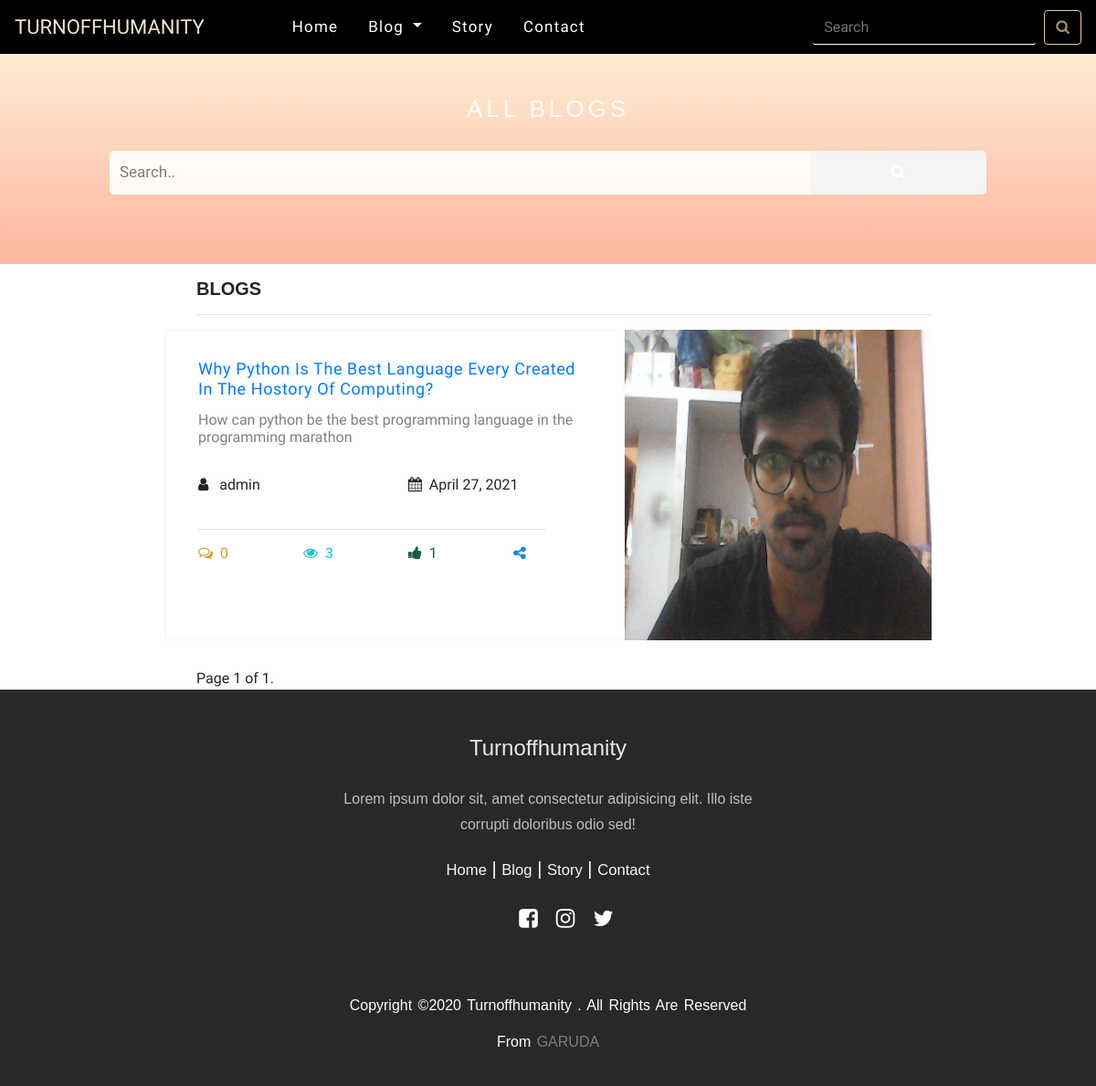
Before: /categories/food with the older database file.
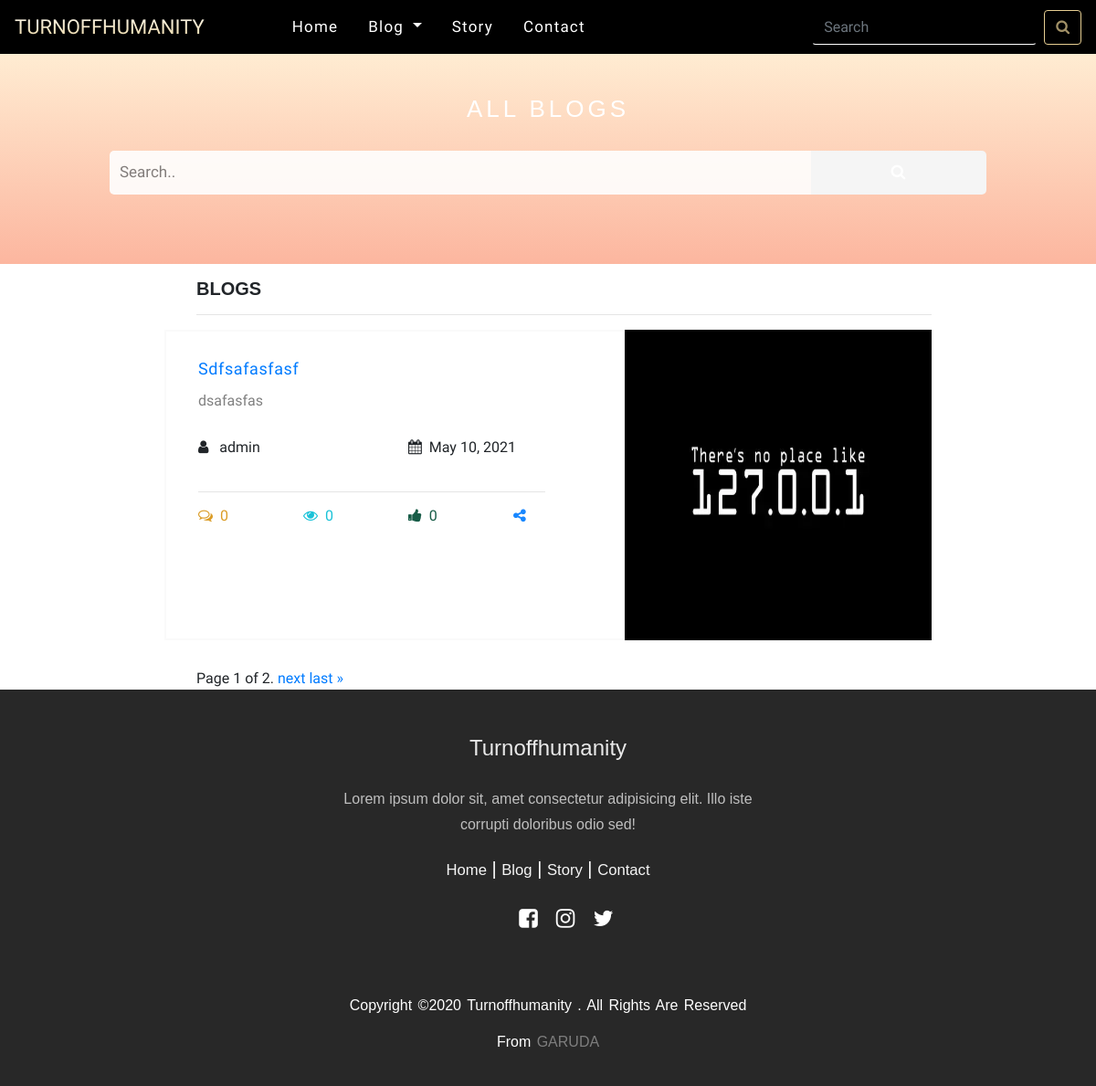
After: the same page with the newer database file.
### blogapp/models.py (models this page shows, shortened)
class Post(models.Model):
    Author=models.ForeignKey(User,on_delete=models.CASCADE)
    Title=models.TextField()
    TitleSlug=models.SlugField(blank=True,null=True)
    OverView=models.TextField()
    Thumbnail=models.ImageField(upload_to='thumbnails/')
    Content=RichTextUploadingField()
    Category=models.ManyToManyField(Category)
    DateAdded=models.DateField(auto_now_add=True)
    Views=models.PositiveIntegerField(default=0)
    CommentCount=models.PositiveIntegerField(default=0)
    Likes=models.PositiveIntegerField(default=0)
    class Meta:
        ordering=['-DateAdded']

### blogapp/views.py (the view)
# urls.py: path('categories/<str:category>',categoryFilter),
def categoryFilter(request,category):
    categoryObjects=Category.objects.filter(SlugName=category)
    if len(categoryObjects)>0:
        categoryObject=categoryObjects[0]
        posts=Post.objects.filter(Category=categoryObject)
        paginator=Paginator(posts,1)
        page_number=request.GET.get('page')
        page_obj=paginator.get_page(page_number)
        categories=Category.objects.all()
        return render(request,'blog.html',context={'page_obj':page_obj,'categories':categories})

### blogapp/models.py (called while the page is built)
    def __str__(self):
        return self.Name

### templates/blog.html (shortened to what this page needs)
{% load static %}
<!DOCTYPE html>
<html>
    <head>
        <head lang="en">
            <link rel="stylesheet" href="https://cdnjs.cloudflare.com/ajax/libs/font-awesome/4.7.0/css/font-awesome.min.css">
            <link rel="stylesheet" href="https://maxcdn.bootstrapcdn.com/bootstrap/4.5.2/css/bootstrap.min.css">
            <link rel="stylesheet" href="https://cdnjs.cloudflare.com/ajax/libs/font-awesome/4.7.0/css/font-awesome.min.css">
        <link rel = "stylesheet" href ="/static/styles/navfoot.css">
        <link rel = "stylesheet" href ="/static/styles/blog.css">
        </head>
    <body>
        <nav class="navbar navbar-expand-lg navbar-light" id="navbarmain">
            <div class="collapse navbar-collapse" id="navbarTogglerDemo01">
              <a class="navbar-brand" href="/" id="navtitle">TURNOFFHUMANITY</a>
              <ul class="navbar-nav mr-auto mt-2 mt-lg-0">
                <li class="nav-item ">
                  <a class="nav-link" href="/" id="navitems1">Home </a>
                </li>
                <li class="nav-item dropdown">
                  <a class="nav-link dropdown-toggle" href="#" id="navitems" role="button" data-toggle="dropdown" aria-haspopup="true" aria-expanded="false">
                      Blog
                  </a>
              </li>
                <li class="nav-item">
                    <a class="nav-link" href="/#story" id="navitems">Story</a>
                  </li>
                  <li class="nav-item">
                    <a class="nav-link" href="/#contact" id="navitems">Contact</a>
                  </li>
              </ul>
              <form class="form-inline my-2 my-lg-0" id="searchtextbox" method="GET" action="/search">
                <input class="form-control mr-sm-2" type="search" placeholder="Search" name="search" aria-label="Search" id="searchtextfield">
                <button class="btn btn-outline-success my-2 my-sm-0" type="submit" id="searchbtn"><i class="fa fa-search" id="searchicon"></i></button>
              </form>
            </div>
          </nav>
    <section class="blogbar-display">
        <h5>All Blogs</h5>
        <div class="blogbar-search">
            <form class="blogbar-searchform" method="GET" action="/search" >
                <input type="text" placeholder="Search.." name="search">
                <button type="submit"><i class="fa fa-search"></i></button>
            </form>
        </div>
    </section>
    <section class="blogbar-content">
        <h5>Blogs</h5>
        <hr>
    {% for post in page_obj %}
        <div class="row">
            <div class="blogbar-box1">
                <div class="column">
                    <h5><a href="/posts/{{post.TitleSlug}}">{{post.Title}}</a></h5>
                <h6>
                        {{post.OverView}}
                    </h6>
                    <div class="row" id="blogbox-r1">
                        <div class="blogbox-r1-box1"><i class="fa fa-user"></i> &nbsp;  {{post.Author}}</div>
                        <div class="blogbox-r1-box2"><i class="fa fa-calendar"></i>&nbsp;  {{post.DateAdded}}</div>
                    </div>
                    <hr >
                    <div class="row" id="blogbox-r2">
                        <div class="blogbox-r2-box" id="r2-b-icon1"><i class="fa fa-comments-o"></i>&nbsp;  {{post.CommentCount}}</div>
                        <div class="blogbox-r2-box" id="r2-b-icon2"><i class="fa fa-eye"></i>&nbsp; {{post.Views}}  </div>
                        <div class="blogbox-r2-box" id="r2-b-icon3"><i class="fa fa-thumbs-up"></i>&nbsp; {{post.Likes}} </div>
                        <div class="blogbox-r2-box" id="r2-b-icon4"><a href="#"><i class="fa fa-share-alt"></i></a></div>
                    </div>
                </div>
            </div>
            <div class="blogbar-box2">
                <img id="blogbox-img" src="{{post.Thumbnail.url}}">
            </div>
        </div>
        {% endfor %}
    {% if '/search/' in request.build_absolute_uri %}
    <div class="blog-pagination">
        <span class="step-links">
            {% if page_obj.has_previous %}
                <a href="?search={{q}}&page=1">&laquo; first</a>
                <a href="?search={{q}}&page={{ page_obj.previous_page_number }}">previous</a>
            {% endif %}
            <span class="current">
                Page {{ page_obj.number }} of {{ page_obj.paginator.num_pages }}.
            </span>
            {% if page_obj.has_next %}
                <a href="?search={{q}}&page={{ page_obj.next_page_number }}">next</a>
                <a href="?search={{q}}&page={{ page_obj.paginator.num_pages }}">last &raquo;</a>
            {% endif %}
        </span>
    </div>
    {% else %}
<div class="blog-pagination">
        <span class="step-links">
            <span class="current">
                Page {{ page_obj.number }} of {{ page_obj.paginator.num_pages }}.
            </span>
            {% if page_obj.has_next %}
                <a href="?page={{ page_obj.next_page_number }}">next</a>
                <a href="?page={{ page_obj.paginator.num_pages }}">last &raquo;</a>
            {% endif %}
        </span>
    </div>
    {% endif %}
    </section>
        <footer style="width: 100%;">
            <div class="downfoot"  id="contact" style="width: 100%;">
                <div class="footer-content" id="footercontent" style="width: 100%;">
                    <h3>Turnoffhumanity</h3>
                    <p id="footerbrief">Lorem ipsum dolor sit, amet consectetur adipisicing elit. Illo iste corrupti doloribus odio sed!</p>
                    <p>
                        <span><a href="index.html" id="footerlinks">Home</a></span>
                        <span>|</span>
                        <span><a href="blog.html" id="footerlinks">Blog</a></span>
                        <span>|</span>
                        <span><a href="index.html#story" id="footerlinks">Story</a></span>
                        <span>|</span>
                        <span><a href="#contact" id="footerlinks">Contact</a></span>
                    </p>
                    <ul class="socials">
                        <li><a href="#"><i class="fa fa-facebook-square" style="font-size: 1.5rem;"></i>  </a></li>
                        <li><a href="#"><i class="fa fa-instagram" style="font-size: 1.5rem;"></i></a></li>
                        <li><a href="#"><i class="fa fa-twitter" style="font-size: 1.5rem;"></i></a></li>
                    </ul>
                </div>
                <div class="footer-bottom" id="footerbottom" style="width: 100%;">
                    <p>copyright &copy;2020  Turnoffhumanity . All rights are reserved</p>
                    <p>From <a href="https://garudatechnology.in/" target="_blank" rel="noopener noreferrer" style="color: white; font-weight: 500;">Garuda</a></p>
                </div>
                </div>
           </footer>
    </body>
</html>

### static/styles/navfoot.css (style rules this page uses)
body { font-family: 'Quicksand', sans-serif; }
#navbarmain { background-color: #000; }
#navitems , #navtitle , #navitems1 { color: white; }
#navtitle, #navtitletoggle { font-size: 22px; font-weight: 500; background-color: #e6ce92; background-image: linear-gradient(180deg, white,#e6ce92); background-size: 100%; -webkit-background-clip: text; -moz-background-clip: text; -webkit-text-fill-color: transparent; -moz-text-fill-color: transparent; }
#navitems { padding-left: 25px; }
#navitems1 { padding-left: 80px; }
#navitems1,#navitems { font-size: 17px; font-weight: 300; letter-spacing: 1.2px; }
#searchtextfield { background-color: transparent; border-bottom-color: white; border-top-color: transparent; border-left-color: transparent; border-right-color: transparent; color: white; }
#searchbtn { border-color: #e6ce92; }
#searchicon { color: #e6ce92 ; opacity: 0.7; }
.downfoot { clear: both; bottom: 0; left: 0; right: 0; opacity: 0.9; background: #111; height: auto; width: 100vw; padding-top: 40px; color: #fff; font-family: questrial, sans-serif; font-weight: 100; }
.footer-content { display: flex; align-items: center; justify-content: center; flex-direction: column; text-align: center; }
.footer-content h3 { font-size: 24px; text-transform: capitalize; line-height: 3rem; opacity: 0.9; }
.footer-content p { max-width: 500px; margin: 10px auto; line-height: 28px; font-size: 20px; }
.socials { list-style: none; display: flex; align-items: center; justify-content: center; margin: 1rem 0 3rem 0; }
.socials li { margin: 0 10px; }
.socials a { text-decoration: none; color: #fff; }
.socials a i { font-size: 1.1rem; transition: color .4s ease; }
.footer-bottom { background: #111; width: 100vw; padding: 20px 0; text-align: center; }
.footer-bottom p { font-size: 16px; word-spacing: 2px; text-transform: capitalize; }
.footer-bottom a { text-transform: uppercase; opacity: .4; font-weight: 200; }
#footerlinks { color: whitesmoke; font-size: smaller; }
#footerbrief { color: white; opacity: 0.7; font-size: unset; }

Changed rows visible on the page:
no longer on this page (row unchanged): Post: Title "Why Python Is The Best Language Every Created In The Hostory Of Computing?", OverView "How can python be the best programming language in the programming marathon", Author "admin", DateAdded "April 27, 2021", CommentCount "0", Views "3", Likes "1", Thumbnail (picture)
added Post: Title "Sdfsafasfasf", OverView "dsafasfas", Author "admin", DateAdded "May 10, 2021", CommentCount "0", Views "0", Likes "0", Thumbnail (picture)
Other visible differences:
{{ page_obj.paginator.num_pages }}: "1" → "2"
text now shown: "next last »"
